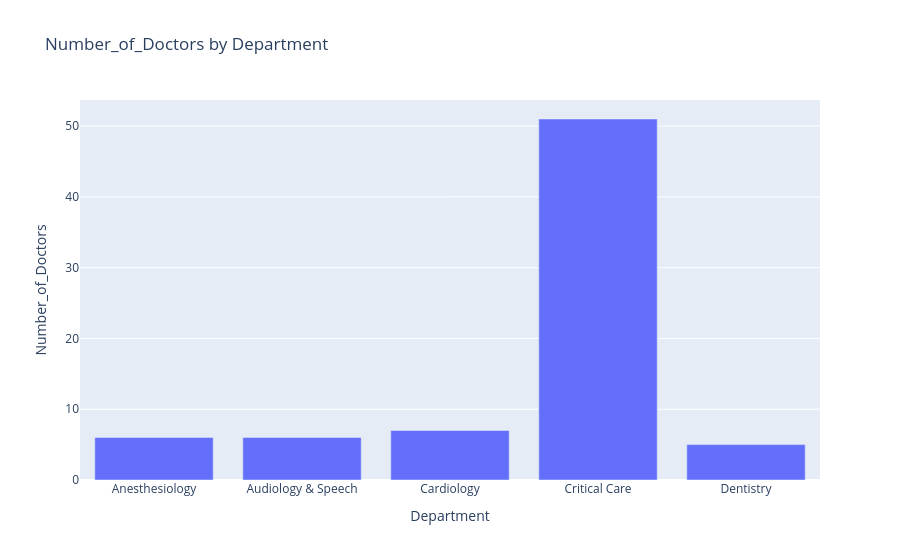

The code cell stored with this chart in its notebook:
### Code cell
import json
import plotly.express as px
import pandas as pd

# Simulate the backend output
table_json = {
    "columns": ["Department", "Number_of_Doctors"],
    "rows": [
        ["Anesthesiology", 6],
        ["Audiology & Speech", 6],
        ["Cardiology", 7],
        ["Critical Care", 51],
        ["Dentistry", 5]
    ]
}
chart_suggestion = {
    "chart_type": "bar",
    "x": "Department",
    "y": "Number_of_Doctors",
    "title": "Number_of_Doctors by Department"
}

# Convert to DataFrame
df = pd.DataFrame(table_json["rows"], columns=table_json["columns"])

# Plot using Plotly
if chart_suggestion["chart_type"] == "bar":
    fig = px.bar(df, x=chart_suggestion["x"], y=chart_suggestion["y"], title=chart_suggestion["title"])
elif chart_suggestion["chart_type"] == "pie":
    fig = px.pie(df, names=chart_suggestion["x"], values=chart_suggestion["y"], title=chart_suggestion["title"])
elif chart_suggestion["chart_type"] == "line":
    fig = px.line(df, x=chart_suggestion["x"], y=chart_suggestion["y"], title=chart_suggestion["title"])
else:
    fig = None

if fig:
    fig.show()
else:
    print("No suitable chart type found.")

### Figure 1 — Plotly figure (JSON) as saved in the notebook; plotly's stock layout.template omitted (floating-point values rounded to 4 significant figures)
{"data": [{"hovertemplate": "Department=%{x}<br>Number_of_Doctors=%{y}<extra></extra>", "legendgroup": "", "marker": {"color": "#636efa", "pattern": {"shape": ""}}, "name": "", "orientation": "v", "showlegend": false, "textposition": "auto", "type": "bar", "x": ["Anesthesiology", "Audiology & Speech", "Cardiology", "Critical Care", "Dentistry"], "xaxis": "x", "y": [6, 6, 7, 51, 5], "yaxis": "y"}], "layout": {"barmode": "relative", "legend": {"tracegroupgap": 0}, "title": {"text": "Number_of_Doctors by Department"}, "xaxis": {"anchor": "y", "domain": [0, 1], "title": {"text": "Department"}}, "yaxis": {"anchor": "x", "domain": [0, 1], "title": {"text": "Number_of_Doctors"}}}}
